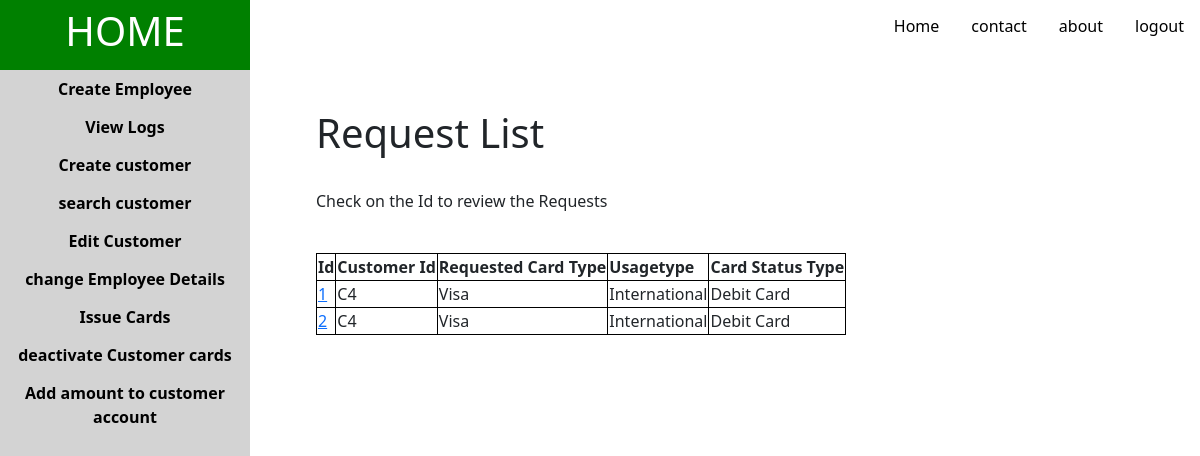
The app's page /admin/1/IssueCards with its own data.
### tables.py (models this page shows, shortened)
class CardRequests(db.Model):
    __tablename__ = 'CardRequests'
    __table_args__ = {'extend_existing': True}
    id = db.Column(db.Integer,primary_key=True)
    C_id = db.Column(db.Text,)
    Card_Type = db.Column(db.Text)
    Usagetype=db.Column(db.Text)
    Card_Status_Type=db.Column(db.Text)
    Request_Status=db.Column(db.Text)

### sample.py (the view)
@app.route('/admin/<id>/IssueCards',methods=['GET', 'POST'])
def IssueCards(id):
    reqs=CardRequests.query.all()
    return render_template('IssueCards.html',id=id,reqs=reqs)

### templates/IssueCards.html
{% extends "admin.html"%}
{% block content %}
    <br>
    <br>
   <h1>Request List</h1>
   <br>
   <p>Check on the Id to review the Requests</p>
   <br>
<table style="border: 1px solid black;" cellspacing=20%>
<tr style="border: 1px solid black;">
   <th style="border: 1px solid black;">Id</th>
   <th style="border: 1px solid black;">Customer Id</th>
   <th style="border: 1px solid black;">Requested Card Type </th>
   <th style="border: 1px solid black;">Usagetype</th>
   <th style="border: 1px solid black;">Card Status Type</th>
   </tr>
   {% for req in reqs %}
   <tr style="border: 1px solid black;">
     <td style="border: 1px solid black;"><a href="{{url_for('EvaluateIssueCardRequest',id=id,rid=req.id)}}">{{ req.id }}</a></td>
     <td style="border: 1px solid black;">{{ req.C_id }}</td>
     <td style="border: 1px solid black;">{{ req.Card_Type }}</td>
     <td style="border: 1px solid black;">{{ req.Usagetype }}</td>
     <td style="border: 1px solid black;">{{ req.Card_Status_Type }}</td>
   </tr>
  {% endfor %}
</table>
{% endblock %}

### templates/admin.html (style rules this page uses)
* { box-sizing: border-box; }

### records on screen
CardRequests: id "1", C_id "C4", Card_Type "Visa", Usagetype "International", Card_Status_Type "Debit Card"
CardRequests: id "2", C_id "C4", Card_Type "Visa", Usagetype "International", Card_Status_Type "Debit Card"
